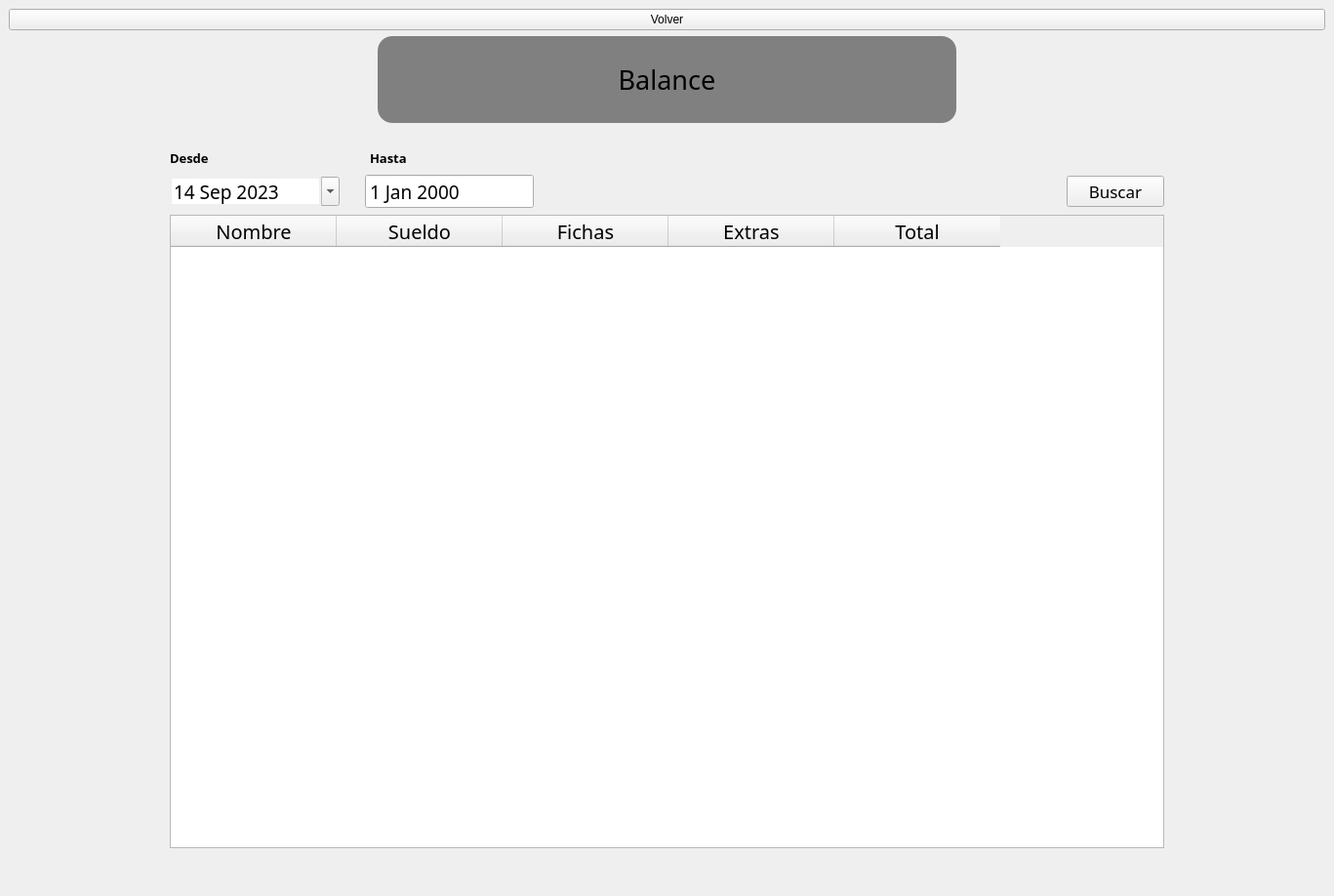
<?xml version="1.0" encoding="UTF-8"?>
<ui version="4.0">
 <class>MainWindow</class>
 <widget class="QMainWindow" name="MainWindow">
  <property name="geometry">
   <rect>
    <x>0</x>
    <y>0</y>
    <width>1367</width>
    <height>918</height>
   </rect>
  </property>
  <property name="windowTitle">
   <string>MainWindow</string>
  </property>
  <widget class="QWidget" name="centralwidget">
   <layout class="QHBoxLayout" name="horizontalLayout">
    <item>
     <layout class="QHBoxLayout" name="horizontalLayout_6"/>
    </item>
    <item>
     <layout class="QGridLayout" name="gridLayout">
      <item row="2" column="0">
       <spacer name="verticalSpacer_2">
        <property name="orientation">
         <enum>Qt::Vertical</enum>
        </property>
        <property name="sizeType">
         <enum>QSizePolicy::Fixed</enum>
        </property>
        <property name="sizeHint" stdset="0">
         <size>
          <width>20</width>
          <height>20</height>
         </size>
        </property>
       </spacer>
      </item>
      <item row="4" column="0">
       <layout class="QHBoxLayout" name="horizontalLayout_7">
        <item>
         <spacer name="horizontalSpacer_5">
          <property name="orientation">
           <enum>Qt::Horizontal</enum>
          </property>
          <property name="sizeType">
           <enum>QSizePolicy::Fixed</enum>
          </property>
          <property name="sizeHint" stdset="0">
           <size>
            <width>165</width>
            <height>20</height>
           </size>
          </property>
         </spacer>
        </item>
        <item>
         <widget class="QDateEdit" name="fecha">
          <property name="minimumSize">
           <size>
            <width>150</width>
            <height>0</height>
           </size>
          </property>
          <property name="font">
           <font>
            <family>Segoe UI Variable</family>
            <pointsize>14</pointsize>
           </font>
          </property>
          <property name="frame">
           <bool>false</bool>
          </property>
          <property name="readOnly">
           <bool>false</bool>
          </property>
          <property name="buttonSymbols">
           <enum>QAbstractSpinBox::NoButtons</enum>
          </property>
          <property name="dateTime">
           <datetime>
            <hour>0</hour>
            <minute>0</minute>
            <second>0</second>
            <year>2023</year>
            <month>9</month>
            <day>14</day>
           </datetime>
          </property>
          <property name="minimumDate">
           <date>
            <year>2023</year>
            <month>1</month>
            <day>1</day>
           </date>
          </property>
          <property name="calendarPopup">
           <bool>true</bool>
          </property>
          <property name="currentSectionIndex">
           <number>0</number>
          </property>
          <property name="timeSpec">
           <enum>Qt::LocalTime</enum>
          </property>
          <property name="date">
           <date>
            <year>2023</year>
            <month>9</month>
            <day>14</day>
           </date>
          </property>
         </widget>
        </item>
        <item>
         <spacer name="horizontalSpacer_7">
          <property name="orientation">
           <enum>Qt::Horizontal</enum>
          </property>
          <property name="sizeType">
           <enum>QSizePolicy::Fixed</enum>
          </property>
          <property name="sizeHint" stdset="0">
           <size>
            <width>20</width>
            <height>20</height>
           </size>
          </property>
         </spacer>
        </item>
        <item>
         <widget class="QDateEdit" name="fecha_2">
          <property name="minimumSize">
           <size>
            <width>150</width>
            <height>0</height>
           </size>
          </property>
          <property name="font">
           <font>
            <family>Segoe UI Variable</family>
            <pointsize>14</pointsize>
            <weight>50</weight>
            <bold>false</bold>
           </font>
          </property>
          <property name="readOnly">
           <bool>true</bool>
          </property>
          <property name="buttonSymbols">
           <enum>QAbstractSpinBox::NoButtons</enum>
          </property>
         </widget>
        </item>
        <item>
         <spacer name="horizontalSpacer_8">
          <property name="orientation">
           <enum>Qt::Horizontal</enum>
          </property>
          <property name="sizeType">
           <enum>QSizePolicy::Fixed</enum>
          </property>
          <property name="sizeHint" stdset="0">
           <size>
            <width>540</width>
            <height>20</height>
           </size>
          </property>
         </spacer>
        </item>
        <item>
         <widget class="QPushButton" name="pushButton_2">
          <property name="minimumSize">
           <size>
            <width>100</width>
            <height>0</height>
           </size>
          </property>
          <property name="maximumSize">
           <size>
            <width>81</width>
            <height>16777215</height>
           </size>
          </property>
          <property name="font">
           <font>
            <family>Segoe UI Variable</family>
            <pointsize>13</pointsize>
            <weight>50</weight>
            <bold>false</bold>
           </font>
          </property>
          <property name="styleSheet">
           <string notr="true"/>
          </property>
          <property name="text">
           <string>Buscar</string>
          </property>
         </widget>
        </item>
        <item>
         <spacer name="horizontalSpacer_6">
          <property name="orientation">
           <enum>Qt::Horizontal</enum>
          </property>
          <property name="sizeType">
           <enum>QSizePolicy::Fixed</enum>
          </property>
          <property name="sizeHint" stdset="0">
           <size>
            <width>165</width>
            <height>20</height>
           </size>
          </property>
         </spacer>
        </item>
       </layout>
      </item>
      <item row="1" column="0">
       <layout class="QVBoxLayout" name="verticalLayout">
        <item>
         <layout class="QGridLayout" name="gridLayout_2">
          <item row="0" column="0">
           <layout class="QHBoxLayout" name="horizontalLayout_3">
            <item>
             <spacer name="horizontalSpacer_2">
              <property name="orientation">
               <enum>Qt::Horizontal</enum>
              </property>
              <property name="sizeHint" stdset="0">
               <size>
                <width>40</width>
                <height>20</height>
               </size>
              </property>
             </spacer>
            </item>
            <item>
             <widget class="QLabel" name="label">
              <property name="minimumSize">
               <size>
                <width>593</width>
                <height>89</height>
               </size>
              </property>
              <property name="maximumSize">
               <size>
                <width>16777215</width>
                <height>16777215</height>
               </size>
              </property>
              <property name="font">
               <font>
                <family>Segoe UI Variable</family>
                <pointsize>20</pointsize>
               </font>
              </property>
              <property name="styleSheet">
               <string notr="true">background-color:gray; border-radius:15;</string>
              </property>
              <property name="text">
               <string>Balance</string>
              </property>
              <property name="alignment">
               <set>Qt::AlignCenter</set>
              </property>
             </widget>
            </item>
            <item>
             <spacer name="horizontalSpacer">
              <property name="orientation">
               <enum>Qt::Horizontal</enum>
              </property>
              <property name="sizeHint" stdset="0">
               <size>
                <width>40</width>
                <height>20</height>
               </size>
              </property>
             </spacer>
            </item>
           </layout>
          </item>
         </layout>
        </item>
       </layout>
      </item>
      <item row="6" column="0">
       <layout class="QVBoxLayout" name="verticalLayout_4">
        <item>
         <layout class="QGridLayout" name="gridLayout_3">
          <item row="1" column="1">
           <spacer name="verticalSpacer">
            <property name="orientation">
             <enum>Qt::Vertical</enum>
            </property>
            <property name="sizeType">
             <enum>QSizePolicy::Fixed</enum>
            </property>
            <property name="sizeHint" stdset="0">
             <size>
              <width>20</width>
              <height>40</height>
             </size>
            </property>
           </spacer>
          </item>
          <item row="0" column="1">
           <widget class="QTableWidget" name="tabla">
            <property name="sizePolicy">
             <sizepolicy hsizetype="Expanding" vsizetype="Expanding">
              <horstretch>65</horstretch>
              <verstretch>0</verstretch>
             </sizepolicy>
            </property>
            <property name="minimumSize">
             <size>
              <width>650</width>
              <height>600</height>
             </size>
            </property>
            <property name="maximumSize">
             <size>
              <width>650000</width>
              <height>600000</height>
             </size>
            </property>
            <property name="font">
             <font>
              <family>Segoe UI Variable</family>
              <pointsize>15</pointsize>
              <weight>50</weight>
              <bold>false</bold>
             </font>
            </property>
            <property name="lineWidth">
             <number>0</number>
            </property>
            <property name="verticalScrollBarPolicy">
             <enum>Qt::ScrollBarAsNeeded</enum>
            </property>
            <property name="horizontalScrollBarPolicy">
             <enum>Qt::ScrollBarAsNeeded</enum>
            </property>
            <attribute name="horizontalHeaderMinimumSectionSize">
             <number>170</number>
            </attribute>
            <attribute name="horizontalHeaderDefaultSectionSize">
             <number>170</number>
            </attribute>
            <column>
             <property name="text">
              <string>Nombre</string>
             </property>
            </column>
            <column>
             <property name="text">
              <string>Sueldo</string>
             </property>
            </column>
            <column>
             <property name="text">
              <string>Fichas</string>
             </property>
            </column>
            <column>
             <property name="text">
              <string>Extras</string>
             </property>
            </column>
            <column>
             <property name="text">
              <string>Total</string>
             </property>
            </column>
           </widget>
          </item>
          <item row="0" column="3">
           <spacer name="horizontalSpacer_4">
            <property name="orientation">
             <enum>Qt::Horizontal</enum>
            </property>
            <property name="sizeType">
             <enum>QSizePolicy::Fixed</enum>
            </property>
            <property name="sizeHint" stdset="0">
             <size>
              <width>165</width>
              <height>20</height>
             </size>
            </property>
           </spacer>
          </item>
          <item row="0" column="0">
           <spacer name="horizontalSpacer_3">
            <property name="orientation">
             <enum>Qt::Horizontal</enum>
            </property>
            <property name="sizeType">
             <enum>QSizePolicy::Fixed</enum>
            </property>
            <property name="sizeHint" stdset="0">
             <size>
              <width>165</width>
              <height>20</height>
             </size>
            </property>
           </spacer>
          </item>
         </layout>
        </item>
       </layout>
      </item>
      <item row="3" column="0">
       <layout class="QHBoxLayout" name="horizontalLayout_8">
        <item>
         <spacer name="horizontalSpacer_9">
          <property name="orientation">
           <enum>Qt::Horizontal</enum>
          </property>
          <property name="sizeType">
           <enum>QSizePolicy::Fixed</enum>
          </property>
          <property name="sizeHint" stdset="0">
           <size>
            <width>165</width>
            <height>20</height>
           </size>
          </property>
         </spacer>
        </item>
        <item>
         <widget class="QLabel" name="label_4">
          <property name="minimumSize">
           <size>
            <width>150</width>
            <height>0</height>
           </size>
          </property>
          <property name="maximumSize">
           <size>
            <width>16777215</width>
            <height>16777215</height>
           </size>
          </property>
          <property name="font">
           <font>
            <family>Segoe UI Variable</family>
            <pointsize>10</pointsize>
            <weight>75</weight>
            <bold>true</bold>
           </font>
          </property>
          <property name="text">
           <string>Desde</string>
          </property>
         </widget>
        </item>
        <item>
         <spacer name="horizontalSpacer_12">
          <property name="orientation">
           <enum>Qt::Horizontal</enum>
          </property>
          <property name="sizeType">
           <enum>QSizePolicy::Fixed</enum>
          </property>
          <property name="sizeHint" stdset="0">
           <size>
            <width>20</width>
            <height>20</height>
           </size>
          </property>
         </spacer>
        </item>
        <item>
         <widget class="QLabel" name="label_3">
          <property name="minimumSize">
           <size>
            <width>150</width>
            <height>0</height>
           </size>
          </property>
          <property name="font">
           <font>
            <family>Segoe UI Variable</family>
            <pointsize>10</pointsize>
            <weight>75</weight>
            <bold>true</bold>
           </font>
          </property>
          <property name="text">
           <string>Hasta</string>
          </property>
         </widget>
        </item>
        <item>
         <spacer name="horizontalSpacer_10">
          <property name="orientation">
           <enum>Qt::Horizontal</enum>
          </property>
          <property name="sizeType">
           <enum>QSizePolicy::Fixed</enum>
          </property>
          <property name="sizeHint" stdset="0">
           <size>
            <width>800</width>
            <height>20</height>
           </size>
          </property>
         </spacer>
        </item>
       </layout>
      </item>
      <item row="0" column="0">
       <widget class="QPushButton" name="boton_volver">
        <property name="text">
         <string>Volver</string>
        </property>
       </widget>
      </item>
     </layout>
    </item>
   </layout>
  </widget>
 </widget>
 <resources/>
 <connections/>
</ui>
